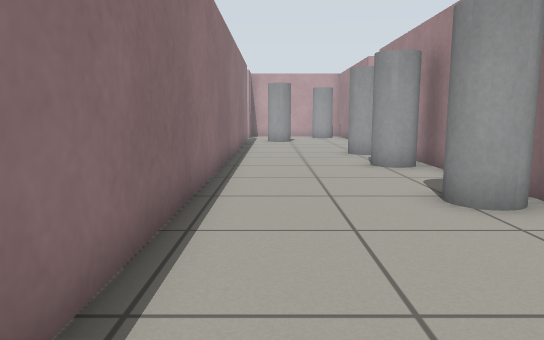
[1] (above)

19 first-person views from a walk through a world built for the Gazebo simulator. The camera is 0.68 m above the floor, tilts 8° down and sees 70° across. The floor is counted in squares, 0.5 m on a side. Each view is taken from the middle of a square. On the plan, view 1 faces up. The plan holds only what a view shows up to about 16 squares ahead; the rest is blank.

[2]
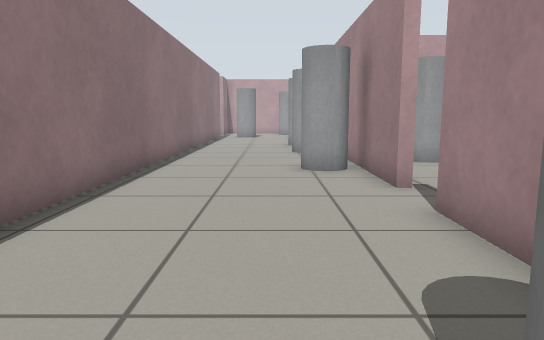

[3]
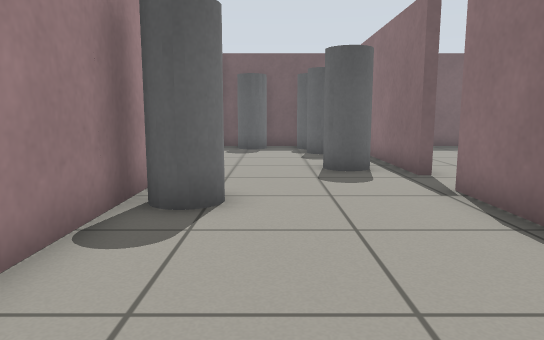

[4]
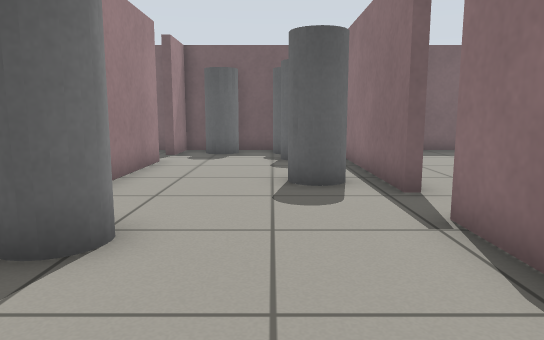

[5]
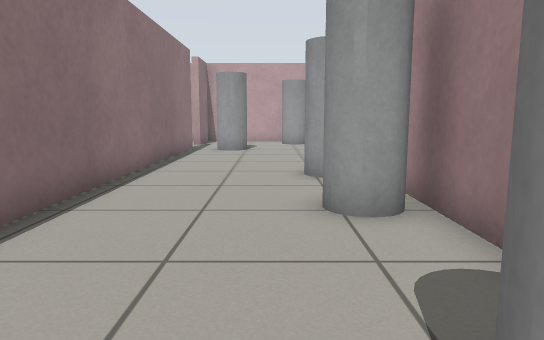

[6]
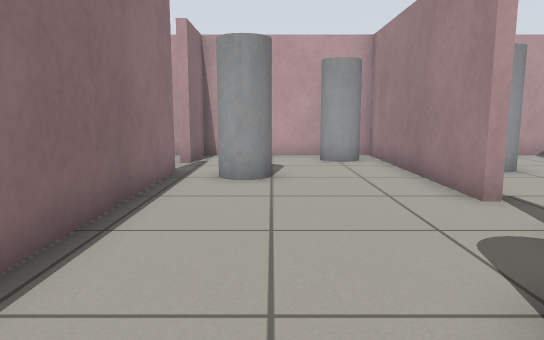

[7]
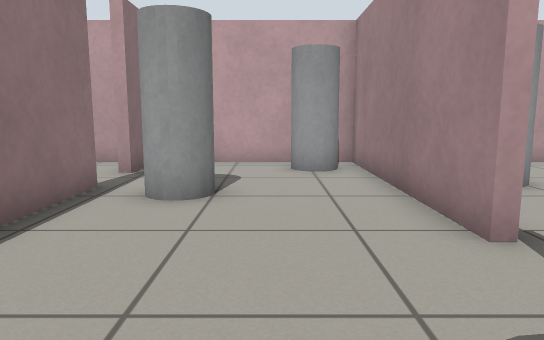

[8]
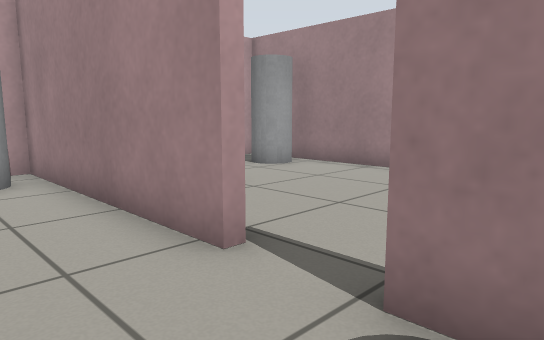

[9]
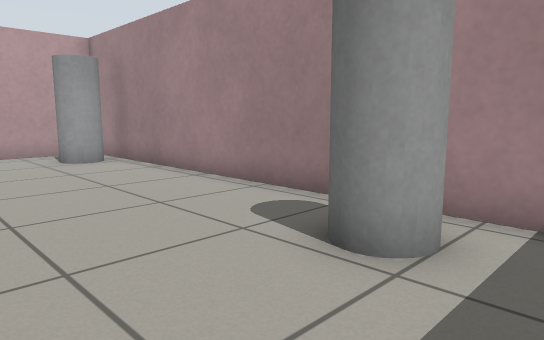

[10]
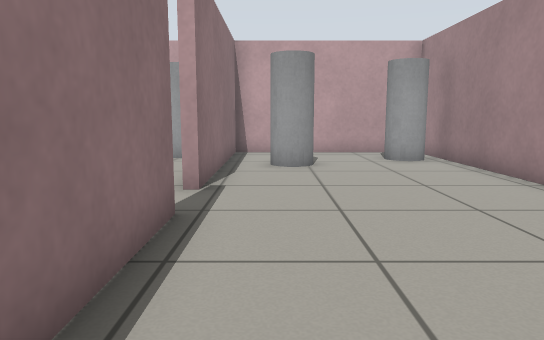

[11]
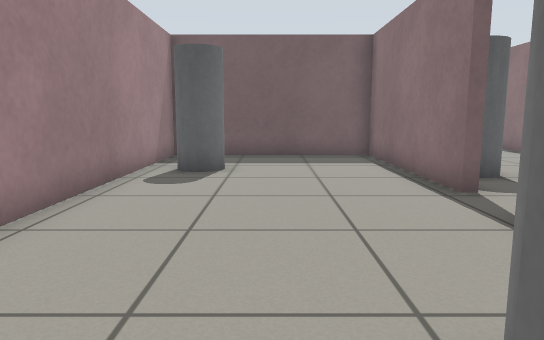

[12]
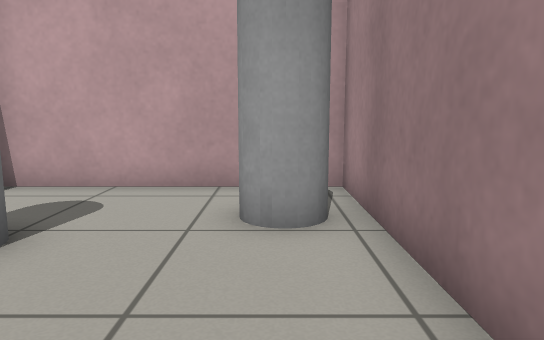

[13]
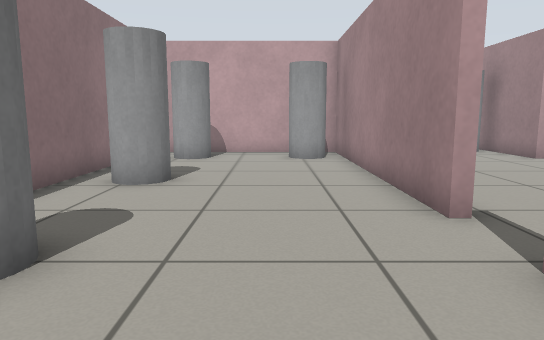

[14]
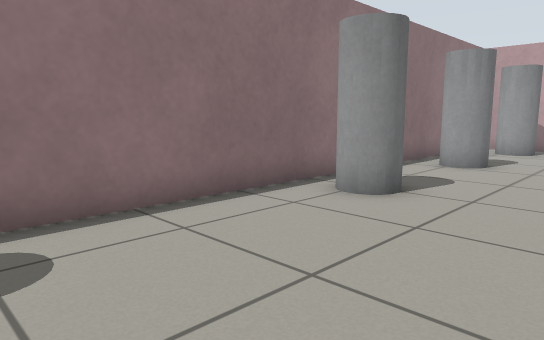

[15]
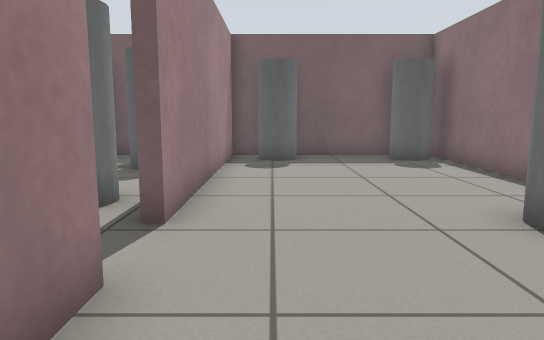

[16]
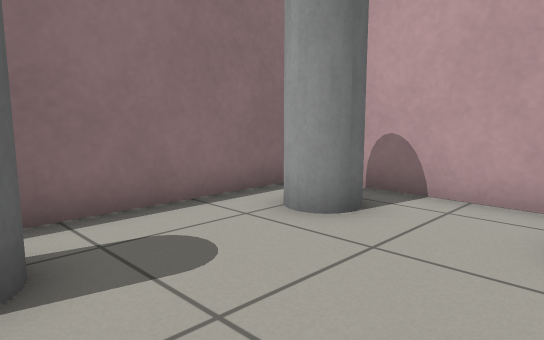

[17]
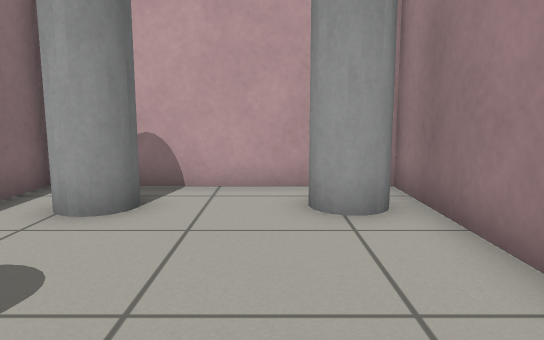

[18]
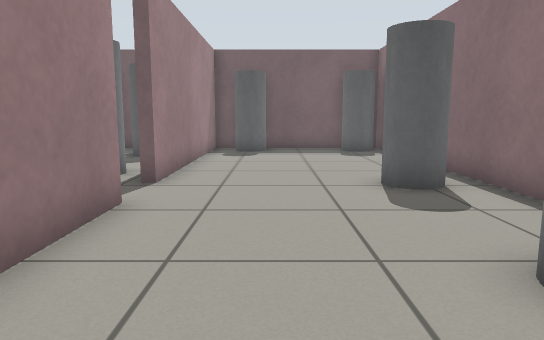

[19]
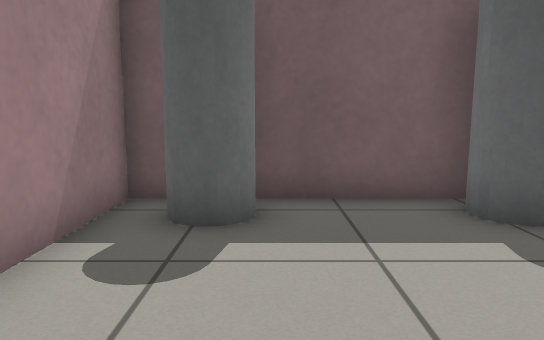

### Floor plan
Points are (right, up) in squares from view 1. A wall is a line through its corners. A room is listed if a view was taken in it or the views show most of it. See-through windows are left out.
Room 1 (views 1, 2, 3, 4, 5, 6, 7, 8)
walls: (4.4, 3.2) (4.4, 11.7); (-1.3, -1.6) (-1.3, -4); (4.4, 15.2) (4.4, 16.3); (4.4, -4.3) (4.4, 1.5); (-1.6, -5.8) (-1.3, -5.8) (-1.3, -11.3); (4.7, 18.1) (4.4, 18.1) (4.4, 25.3) (-1.3, 25.3) (-1.3, 23.1); (-1.3, 21.4) (-1.3, 0.6); (4.4, -10.6) (4.4, -7); (0.7, -14.3) (4.4, -14.3) (4.4, -12.3)
ways out: opening at (5, 17.5) to room 2; opening at (-1, -4.5) to room 3; opening at (-1, 22.5); opening at (5, -11.5); opening at (5, 2.5)
objects: grey cylinder (0, -13) to (1, -13); grey cylinder (0, -12) to (0, -11); grey cylinder (0, -7); grey cylinder (0, 20) to (1, 21); grey cylinder (2, -13) to (3, -13); grey cylinder (3, -3) to (4, -3); grey cylinder (3, 6) to (4, 6); grey cylinder (3, 10) to (4, 11); grey cylinder (3, 14) to (4, 14); grey cylinder (3, 24)
Room 2 (views 9, 10, 11, 12)
walls: (4.4, 16.3) (4.7, 16.3) (4.7, 9.7) (9.6, 9.7); (11.4, 9.6) (11.4, 25.3) (4.7, 25.3) (4.7, 18.1)
ways out: opening at (5, 17.5) to room 1; gap at (11, 24)
objects: grey cylinder (6, 22) to (7, 22); grey cylinder (9, 13) to (10, 13); grey cylinder (10, 23) to (10, 24)
Room 3 (views 13, 14, 15, 16, 17, 18, 19)
walls: (-8.3, -4.1) (-8.3, -14.3) (-1.6, -14.3) (-1.6, -5.8); (-1.3, -4) (-1.6, -4) (-1.6, 5.4) (-8.3, 5.4) (-8.3, -2.1)
ways out: opening at (-1, -4.5) to room 1; gap at (-3, -14)
objects: grey cylinder (-8, -13) to (-7, -13); grey cylinder (-7, -6) to (-6, -5); grey cylinder (-7, -1) to (-6, 0); grey cylinder (-7, 3) to (-6, 4); grey cylinder (-4, -13) to (-3, -13); grey cylinder (-3, 3) to (-2, 4)

Positions as (right, up) in squares from view 1, and headings:
1: (0, 0), facing up
2: (2, -4), facing up
3: (2, 3), facing down
4: (1, 1), facing down
5: (2, 5), facing up
6: (1, 12), facing up
7: (2, 14), facing up
8: (2, 15), facing up-right
9: (6, 11), facing up-right
10: (6, 11), facing up
11: (8, 23), facing down
12: (10, 18), facing up
13: (-4, -9), facing up
14: (-3, -12), facing up-left
15: (-3, -1), facing down
16: (-3, -1), facing up-left
17: (-4, -2), facing up
18: (-4, 2), facing down
19: (-4, -8), facing down
